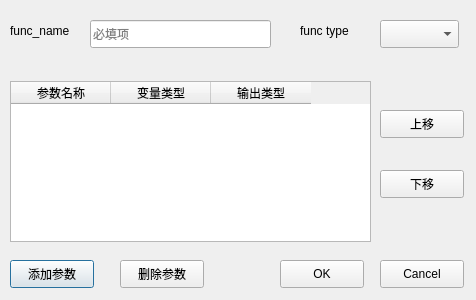
<?xml version="1.0" encoding="UTF-8"?>
<ui version="4.0">
 <class>Dialog</class>
 <widget class="QDialog" name="Dialog">
  <property name="geometry">
   <rect>
    <x>0</x>
    <y>0</y>
    <width>476</width>
    <height>300</height>
   </rect>
  </property>
  <property name="windowTitle">
   <string>Dialog</string>
  </property>
  <widget class="QPushButton" name="add_bt">
   <property name="geometry">
    <rect>
     <x>10</x>
     <y>260</y>
     <width>84</width>
     <height>28</height>
    </rect>
   </property>
   <property name="text">
    <string>添加参数</string>
   </property>
  </widget>
  <widget class="QLabel" name="label_11">
   <property name="geometry">
    <rect>
     <x>10</x>
     <y>10</y>
     <width>121</width>
     <height>41</height>
    </rect>
   </property>
   <property name="text">
    <string>func_name</string>
   </property>
  </widget>
  <widget class="QLineEdit" name="funcname">
   <property name="geometry">
    <rect>
     <x>90</x>
     <y>20</y>
     <width>181</width>
     <height>28</height>
    </rect>
   </property>
   <property name="placeholderText">
    <string>必填项</string>
   </property>
  </widget>
  <widget class="QPushButton" name="pushButton_2">
   <property name="geometry">
    <rect>
     <x>280</x>
     <y>260</y>
     <width>84</width>
     <height>28</height>
    </rect>
   </property>
   <property name="text">
    <string>OK</string>
   </property>
  </widget>
  <widget class="QPushButton" name="pushButton_3">
   <property name="geometry">
    <rect>
     <x>380</x>
     <y>260</y>
     <width>84</width>
     <height>28</height>
    </rect>
   </property>
   <property name="text">
    <string>Cancel</string>
   </property>
  </widget>
  <widget class="QComboBox" name="comboBox_type">
   <property name="geometry">
    <rect>
     <x>380</x>
     <y>20</y>
     <width>79</width>
     <height>28</height>
    </rect>
   </property>
  </widget>
  <widget class="QLabel" name="label_5">
   <property name="geometry">
    <rect>
     <x>300</x>
     <y>10</y>
     <width>81</width>
     <height>41</height>
    </rect>
   </property>
   <property name="text">
    <string>func type</string>
   </property>
  </widget>
  <widget class="QTableWidget" name="tableWidget">
   <property name="geometry">
    <rect>
     <x>10</x>
     <y>81</y>
     <width>361</width>
     <height>161</height>
    </rect>
   </property>
   <property name="columnCount">
    <number>3</number>
   </property>
   <column>
    <property name="text">
     <string>参数名称</string>
    </property>
   </column>
   <column>
    <property name="text">
     <string>变量类型</string>
    </property>
   </column>
   <column>
    <property name="text">
     <string>输出类型</string>
    </property>
   </column>
  </widget>
  <widget class="QPushButton" name="del_bt">
   <property name="geometry">
    <rect>
     <x>120</x>
     <y>260</y>
     <width>84</width>
     <height>28</height>
    </rect>
   </property>
   <property name="text">
    <string>删除参数</string>
   </property>
  </widget>
  <widget class="QPushButton" name="moveup">
   <property name="geometry">
    <rect>
     <x>380</x>
     <y>110</y>
     <width>84</width>
     <height>28</height>
    </rect>
   </property>
   <property name="text">
    <string>上移</string>
   </property>
  </widget>
  <widget class="QPushButton" name="movedown">
   <property name="geometry">
    <rect>
     <x>380</x>
     <y>170</y>
     <width>84</width>
     <height>28</height>
    </rect>
   </property>
   <property name="text">
    <string>下移</string>
   </property>
  </widget>
 </widget>
 <resources/>
 <connections/>
</ui>
